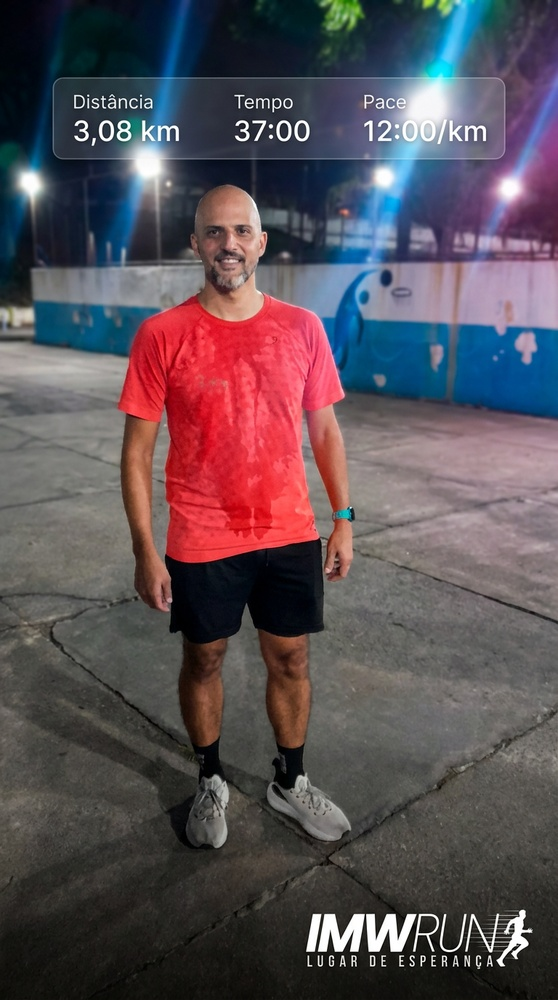
#> input picture generated_images/1083417842_20260304_213552_410475.jpg, 558 x 1000 px, shrunk from 768 x 1376 before the run
$ python -i cartoon.py   (imports and definitions only)
#> lines starting #> are read from the running program, lines starting #| are printed output that depends on the picture; after the words box and inside, x2 and y2 are one past the last pixel; in counts of white or black regions, pixels touching at a corner belong together
import cv2

def aplicar(img_path):

    img = cv2.imread(img_path)
#> img is the input picture: shape (1000, 558, 3); mean B, G, R 85.9, 79.4, 89.5

    gray = cv2.cvtColor(img, cv2.COLOR_BGR2GRAY)
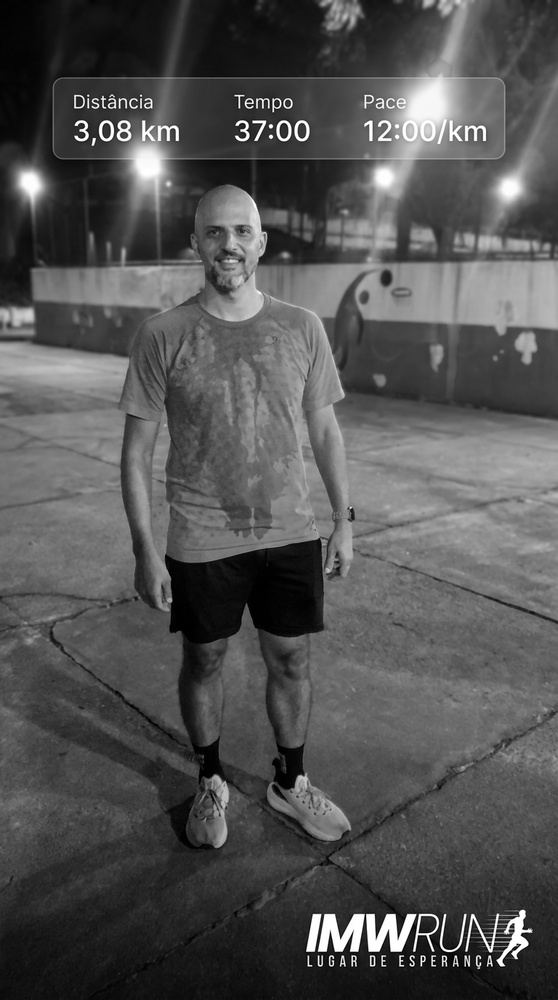
#> gray: shape (1000, 558); min 0, max 255, mean 83.2
    gray = cv2.medianBlur(gray, 7)

    edges = cv2.adaptiveThreshold(
        gray,
        255,
        cv2.ADAPTIVE_THRESH_MEAN_C,
        cv2.THRESH_BINARY,
        9,
        2
    )
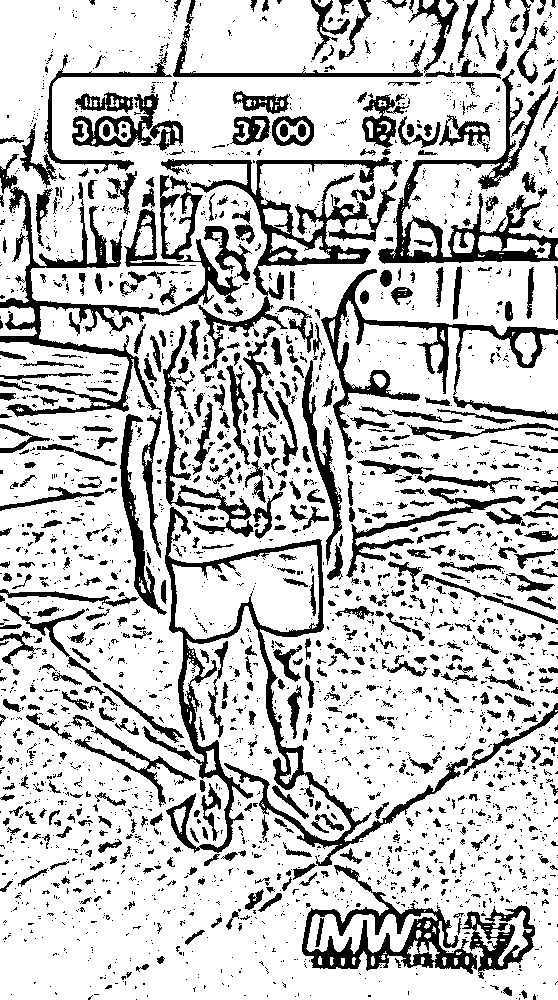
#> edges: shape (1000, 558); 77.6% white; 2756 black regions (2090 under 20 px), largest, box (x1, y1, x2, y2) and area: (142, 507, 468, 866) 10171, (0, 154, 242, 417) 7587, (161, 157, 402, 382) 6624

    color = cv2.bilateralFilter(img, 9, 300, 300)

    cartoon = cv2.bitwise_and(color, color, mask=edges)
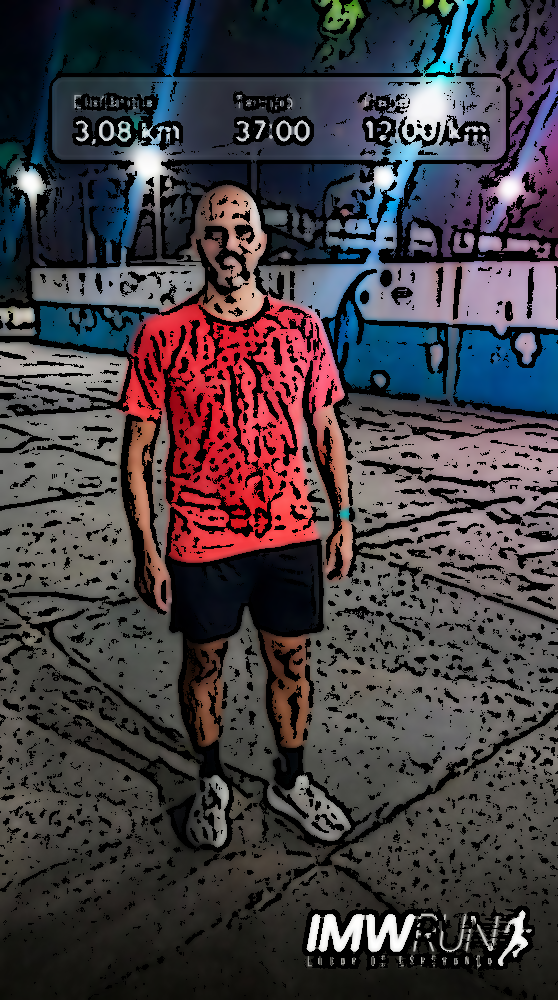
#> cartoon: shape (1000, 558, 3); mean B, G, R 67.2, 62.5, 69

    return cartoon

>>> result = aplicar('../../generated_images/1083417842_20260304_213552_410475.jpg')

$ run again, on generated_images/1083417842_20260305_114244_168553.jpg
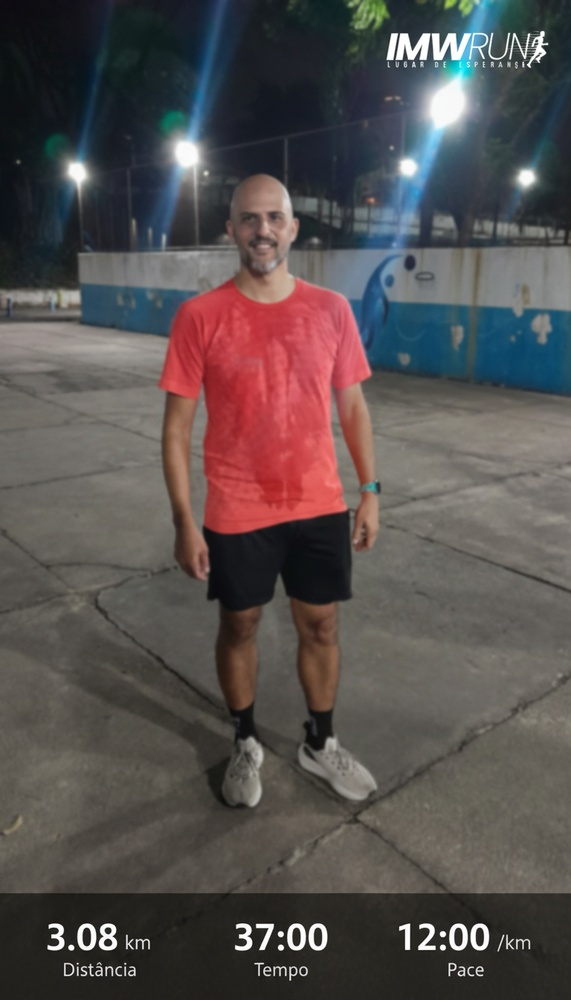
#> input picture generated_images/1083417842_20260305_114244_168553.jpg, 571 x 1000 px, shrunk from 768 x 1344 before the run
#> in aplicar, img is the input picture: shape (1000, 571, 3); mean B, G, R 79, 80, 86.4
#> in aplicar, `edges = cv2.adaptiveThreshold( gray, 255, cv2.ADAPTIVE_THRESH_MEAN_C, ..`:
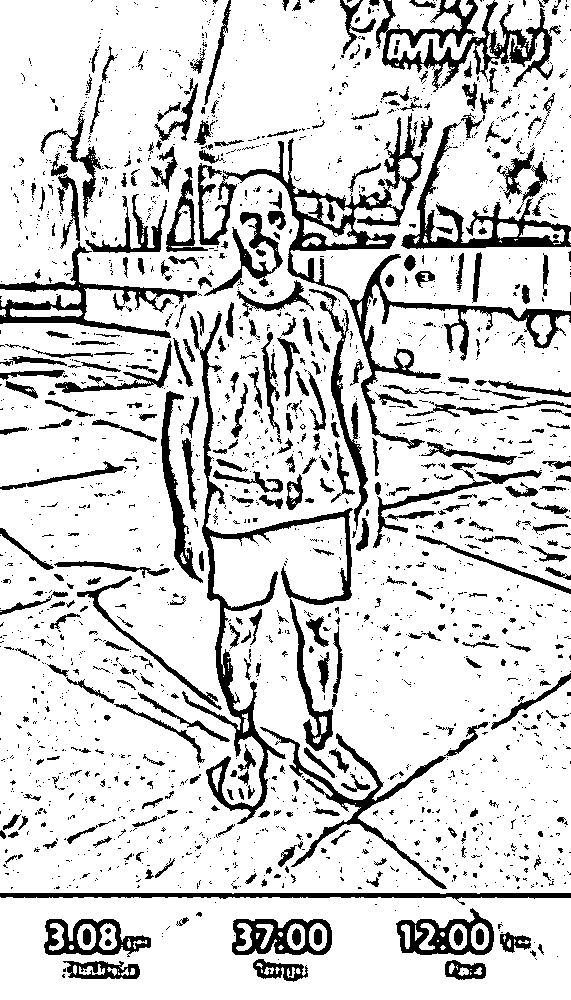
#> edges: shape (1000, 571); 82.8% white; 2100 black regions (1705 under 20 px), largest, box (x1, y1, x2, y2) and area: (198, 113, 571, 449) 10481, (182, 313, 353, 824) 6969, (376, 0, 561, 92) 4945
#> in aplicar, `cartoon = cv2.bitwise_and(color, color, mask=edges)`:
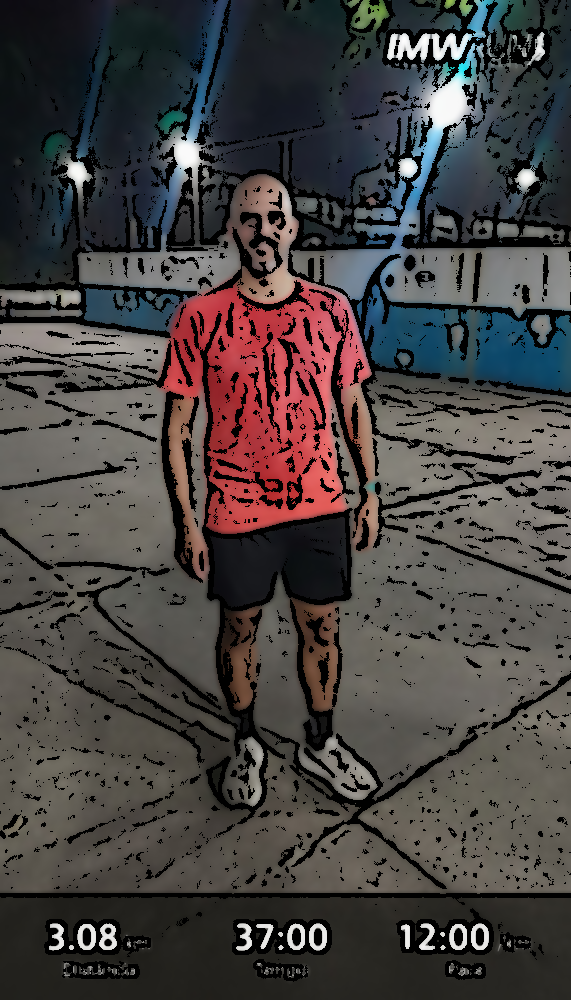
#> cartoon: shape (1000, 571, 3); mean B, G, R 65.6, 66.6, 71.5

$ run again, on generated_images/6367415795_20260305_000111_744656.jpg
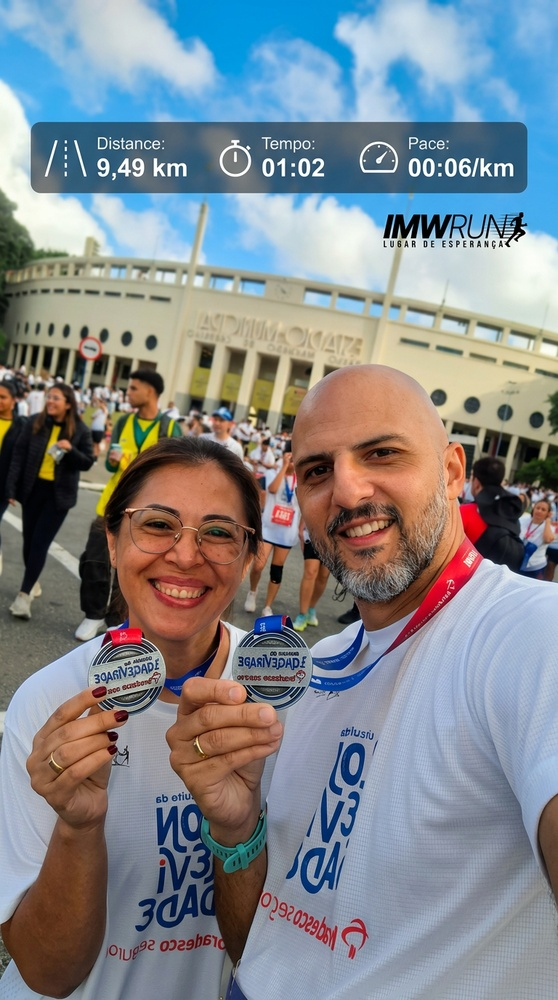
#> input picture generated_images/6367415795_20260305_000111_744656.jpg, 558 x 1000 px, shrunk from 768 x 1376 before the run
#> in aplicar, img is the input picture: shape (1000, 558, 3); mean B, G, R 141.6, 136.2, 130.6
#> in aplicar, `edges = cv2.adaptiveThreshold( gray, 255, cv2.ADAPTIVE_THRESH_MEAN_C, ..`:
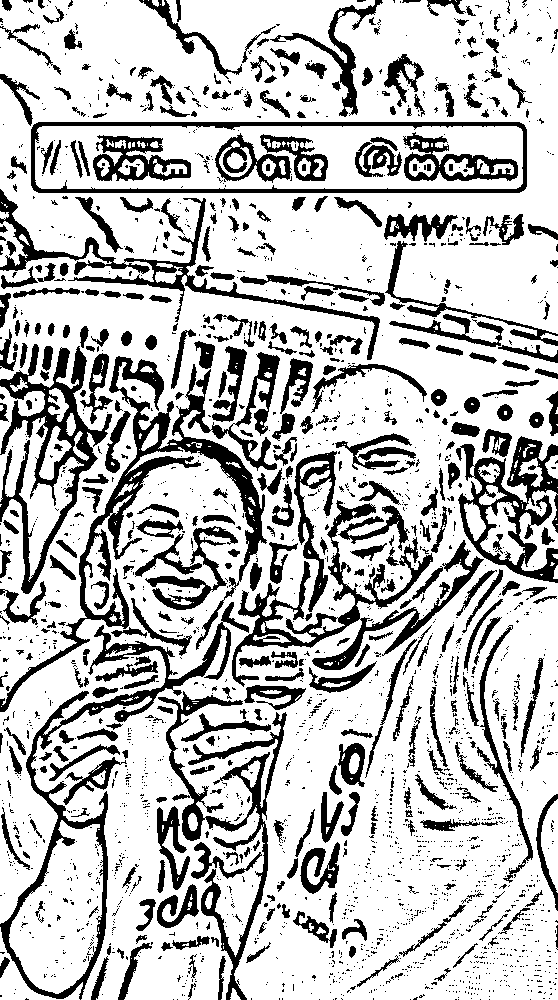
#> edges: shape (1000, 558); 75.2% white; 2378 black regions (1932 under 20 px), largest, box (x1, y1, x2, y2) and area: (0, 352, 280, 712) 12260, (232, 500, 484, 687) 7377, (0, 602, 249, 1000) 7349
#> in aplicar, `cartoon = cv2.bitwise_and(color, color, mask=edges)`:
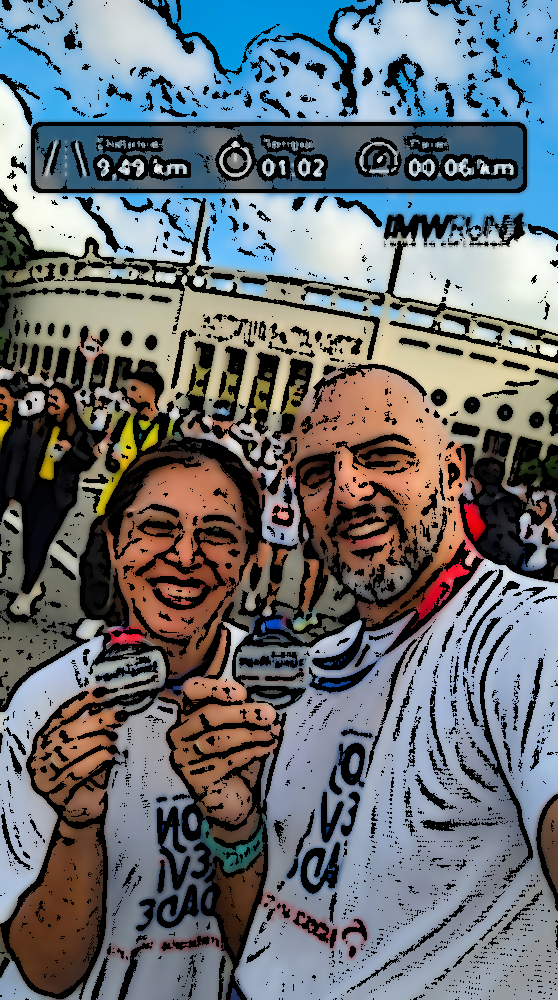
#> cartoon: shape (1000, 558, 3); mean B, G, R 115.7, 111.1, 105.7

$ run again, on generated_images/generated_image.png
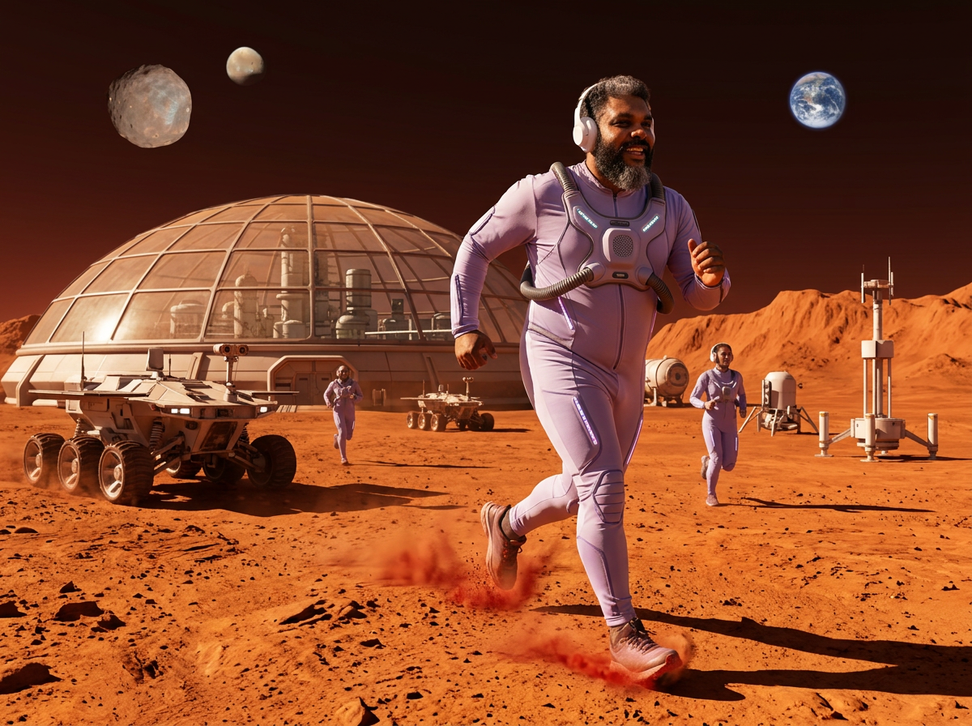
#> input picture generated_images/generated_image.png, 972 x 726 px, shrunk from 1200 x 896 before the run
#> in aplicar, img is the input picture: shape (726, 972, 3); mean B, G, R 41.3, 71, 133.9
#> in aplicar, `edges = cv2.adaptiveThreshold( gray, 255, cv2.ADAPTIVE_THRESH_MEAN_C, ..`:
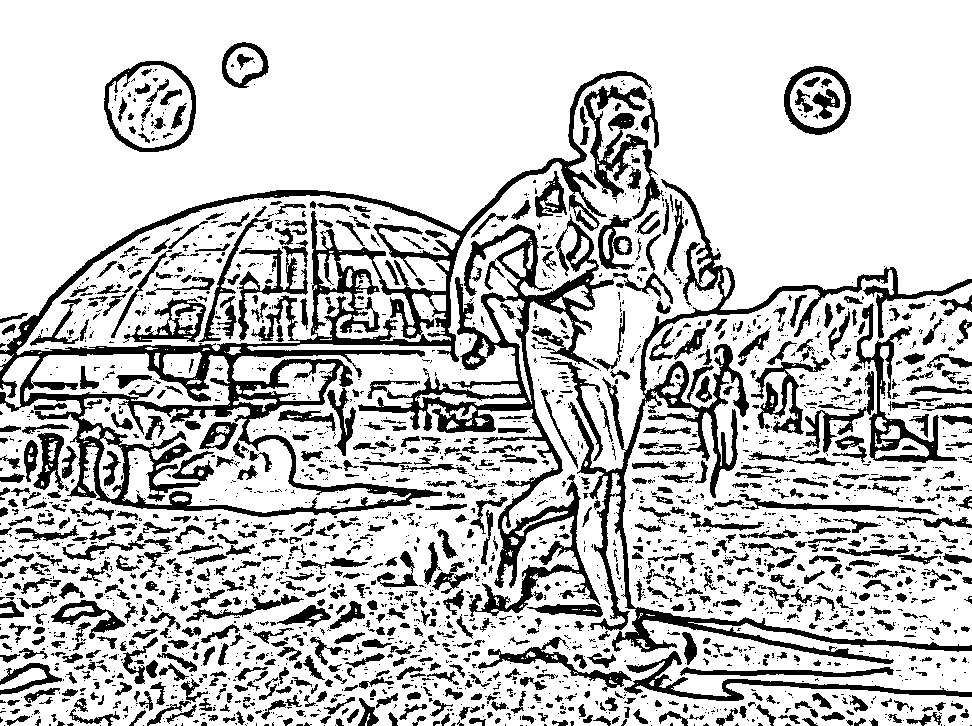
#> edges: shape (726, 972); 77.3% white; 2592 black regions (1761 under 20 px), largest, box (x1, y1, x2, y2) and area: (0, 71, 652, 517) 28798, (358, 214, 614, 617) 15266, (568, 179, 972, 664) 14705
#> in aplicar, `cartoon = cv2.bitwise_and(color, color, mask=edges)`:
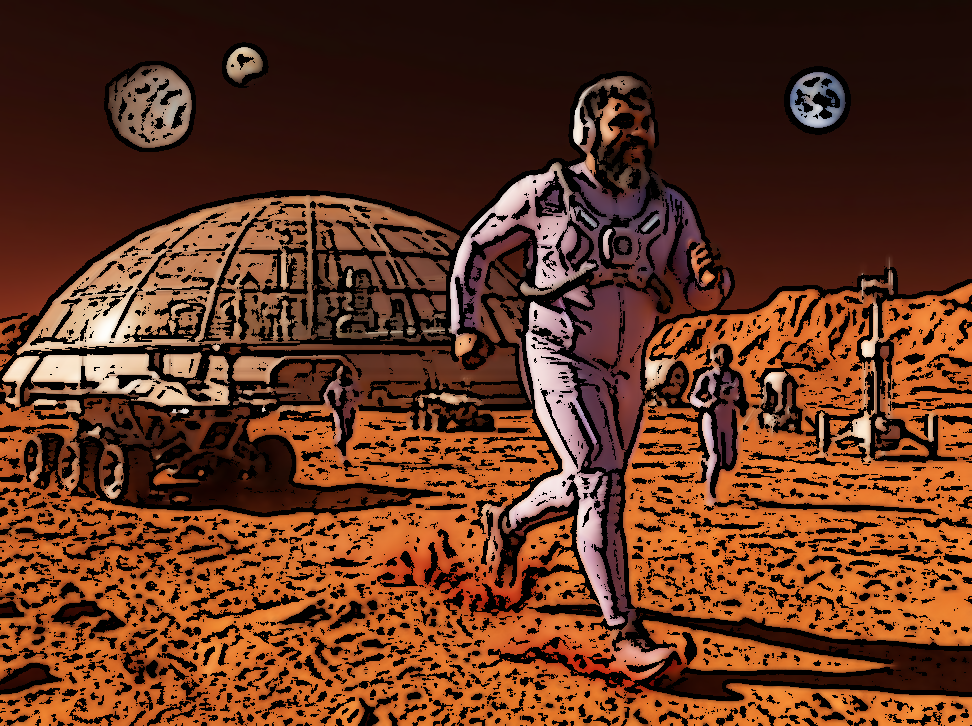
#> cartoon: shape (726, 972, 3); mean B, G, R 31.3, 54, 101.1
